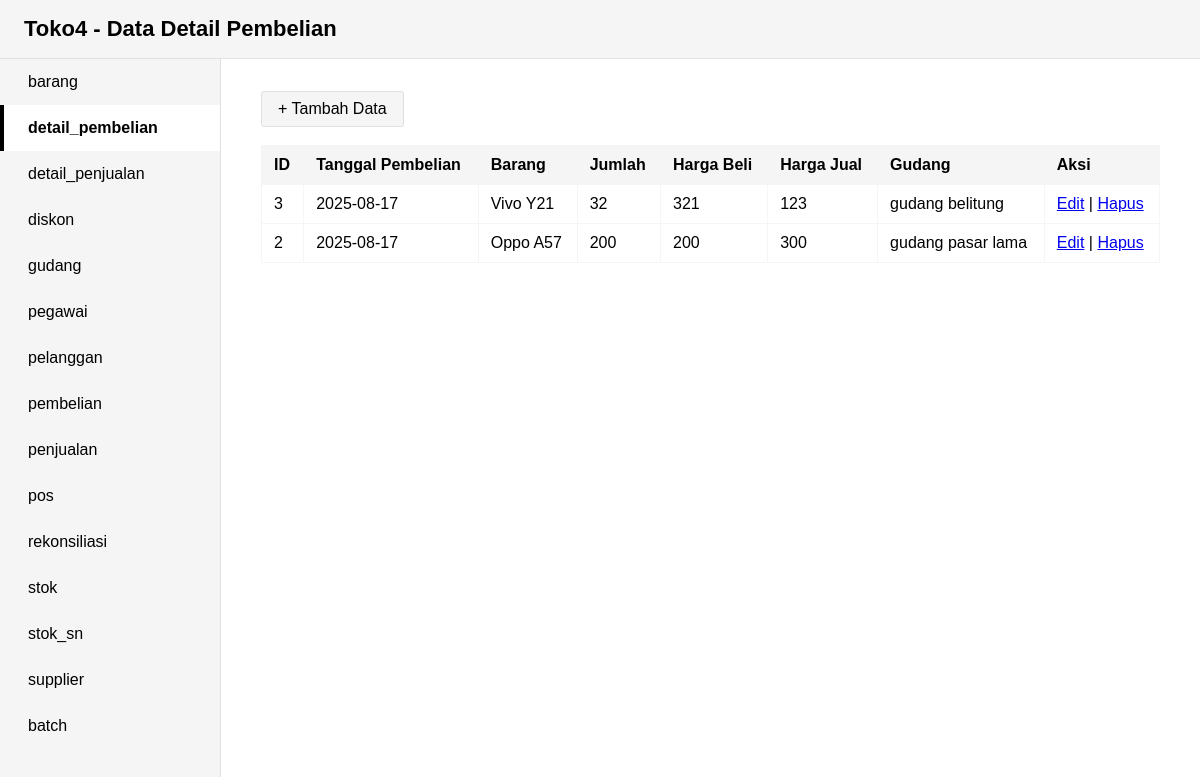
/detail_pembelian/index.php, run on the app's committed database.
### tables this page shows
CREATE TABLE `detail_pembelian` (
  `id_detail_pembelian` int(11) NOT NULL,
  `id_pembelian` int(11) NOT NULL,
  `id_barang` int(11) NOT NULL,
  `jumlah` int(11) NOT NULL,
  `harga_beli` decimal(10,0) NOT NULL,
  `harga_jual` decimal(10,0) NOT NULL,
  `id_gudang` int(11) NOT NULL
);

CREATE TABLE `pembelian` (
  `id_pembelian` int(11) NOT NULL,
  `tanggal_pembelian` date NOT NULL,
  `id_supplier` int(11) NOT NULL,
  `total_pembelian` decimal(10,0) NOT NULL,
  `id_pegawai` int(11) NOT NULL
);

CREATE TABLE `barang` (
  `id_barang` int(11) NOT NULL,
  `kode_barang` varchar(20) NOT NULL,
  `sku` varchar(20) NOT NULL,
  `nama_barang` varchar(40) NOT NULL,
  `varian` varchar(20) NOT NULL,
  `brand` varchar(20) NOT NULL,
  `kategori` varchar(20) NOT NULL,
  `harga_jual_default` decimal(10,0) NOT NULL,
  `sn` tinyint(1) NOT NULL DEFAULT 0
);

CREATE TABLE `gudang` (
  `id_gudang` int(11) NOT NULL,
  `nama_gudang` varchar(20) NOT NULL,
  `lokasi` varchar(40) NOT NULL
);

### detail_pembelian/index.php (the view, shortened to what this page needs)
<?php
include "../koneksi.php";
?>
<!DOCTYPE html>
<html>
<head>
</head>
<body>
    <div class="header">Toko4 - Data Detail Pembelian</div>
    <div class="container">
        <nav class="sidebar">
            <ul>
                <li><a href="../barang">barang</a></li>
                <li><a href="../detail_pembelian" class="active">detail_pembelian</a></li>
                <li><a href="../detail_penjualan">detail_penjualan</a></li>
                <li><a href="../diskon">diskon</a></li>
                <li><a href="../gudang">gudang</a></li>
                <li><a href="../pegawai">pegawai</a></li>
                <li><a href="../pelanggan">pelanggan</a></li>
                <li><a href="../pembelian">pembelian</a></li>
                <li><a href="../penjualan">penjualan</a></li>
                <li><a href="../pos">pos</a></li>
                <li><a href="../rekonsiliasi">rekonsiliasi</a></li>
                <li><a href="../stok">stok</a></li>
                <li><a href="../stok_sn">stok_sn</a></li>
                <li><a href="../supplier">supplier</a></li>
                <li><a href="../batch" >batch</a></li>
            </ul>
        </nav>
        <div class="main-content">
            <a href="tambah.php" class="button">+ Tambah Data</a>
            <table>
                <tr>
                    <th>ID</th>
                    <th>Tanggal Pembelian</th>
                    <th>Barang</th>
                    <th>Jumlah</th>
                    <th>Harga Beli</th>
                    <th>Harga Jual</th>
                    <th>Gudang</th>
                    <th>Aksi</th>
                </tr>
                <?php
                $sql = "SELECT dp.*,
                               p.tanggal_pembelian,
                               b.nama_barang,
                               g.nama_gudang
                        FROM detail_pembelian dp
                        JOIN pembelian p ON dp.id_pembelian = p.id_pembelian
                        JOIN barang b ON dp.id_barang = b.id_barang
                        JOIN gudang g ON dp.id_gudang = g.id_gudang
                        ORDER BY dp.id_detail_pembelian DESC";
                $query = mysqli_query($koneksi, $sql);
                while ($row = mysqli_fetch_assoc($query)) {
                    echo "<tr>
                            <td>{$row['id_detail_pembelian']}</td>
                            <td>{$row['tanggal_pembelian']}</td>
                            <td>{$row['nama_barang']}</td>
                            <td>{$row['jumlah']}</td>
                            <td>{$row['harga_beli']}</td>
                            <td>{$row['harga_jual']}</td>
                            <td>{$row['nama_gudang']}</td>
                            <td>
                                <a href='edit.php?id={$row['id_detail_pembelian']}'>Edit</a> |
                                <a href='hapus.php?id={$row['id_detail_pembelian']}' onclick=\"return confirm('Hapus data ini?')\">Hapus</a>
                            </td>
                        </tr>";
                }
                ?>
            </table>
        </div>
    </div>
</body>
</html>

### detail_pembelian/index.php (style rules this page uses)
body { margin: 0; font-family: Arial, sans-serif; background: #f5f5f5; color: #000000; }
.header { background: #f5f5f5; color: #000000; padding: 16px 24px; font-size: 22px; font-weight: bold; border-bottom: 1px solid #e0e0e0; }
.container { display: flex; min-height: 100vh; }
.sidebar { width: 220px; background: #f5f5f5; padding: 0; border-right: 1px solid #e0e0e0; min-height: 100vh; }
.sidebar ul { list-style: none; margin: 0; padding: 0; }
.sidebar li { margin: 0; }
.sidebar a { display: block; color: #000000; text-decoration: none; padding: 14px 24px; border-left: 4px solid transparent; }
.sidebar a.active, .sidebar a:hover { background: #ffffff; border-left: 4px solid #000000; font-weight: bold; }
.main-content { flex: 1; background: #ffffff; padding: 32px 40px; }
table { border-collapse: collapse; width: 100%; background: #ffffff; }
th, td { border: 1px solid #f5f5f5; padding: 10px 12px; text-align: left; }
th { background: #f5f5f5; color: #000000; font-weight: bold; }
a.button { display: inline-block; background: #f5f5f5; color: #000000; padding: 8px 16px; text-decoration: none; border-radius: 3px; margin-bottom: 18px; border: 1px solid #e0e0e0; }

### data on the page
detail_pembelian: id_detail_pembelian "3", id_pembelian.tanggal_pembelian "2025-08-17", id_barang.nama_barang "Vivo Y21", jumlah "32", harga_beli "321", harga_jual "123", id_gudang.nama_gudang "gudang belitung"
detail_pembelian: id_detail_pembelian "2", id_pembelian.tanggal_pembelian "2025-08-17", id_barang.nama_barang "Oppo A57", jumlah "200", harga_beli "200", harga_jual "300", id_gudang.nama_gudang "gudang pasar lama"
